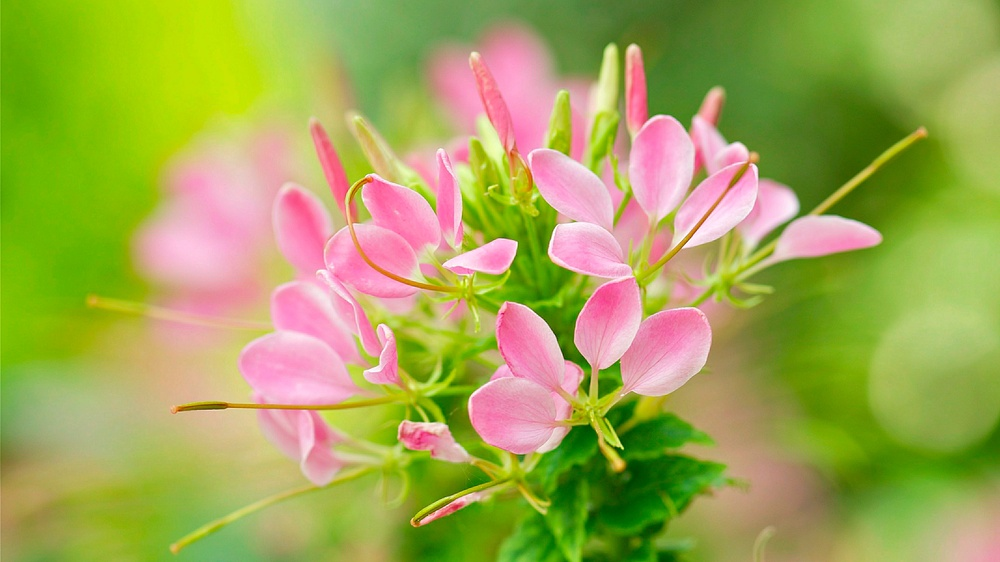
#> input picture Assignment/1810576130_Assignnment3/flower.jpeg, 1000 x 562 px, shrunk from 1920 x 1080 before the run
$ jupyter execute 'Convolution Filters.ipynb'
#> lines starting #> are read from the running program, lines starting #| are printed output that depends on the picture
[cell 1]
import numpy as np
import matplotlib.pyplot as plt
import cv2 as cv
img_path = './Assignment/1810576130_Assignnment3/flower.jpeg'
img = plt.imread(img_path)
#> img is the input picture: shape (562, 1000, 3); mean R, G, B 161.9, 167.8, 83.9
img = np.array(img)

def plot_img(x, y, pos, img, img_title):
    plt.subplot(x,y,pos)
    plt.title(img_title)
    plt.imshow(img,cmap='gray')

    # plt.subplot(x,y,pos+1)
    # plt.title('RGB Histogram')
    # plt.hist(img.ravel(),256,[0,256])


def main():
    x, y = 3, 2
    pos, channel = 1, 0

    #define six kernal
    Vertical_kernel = np.array([[0,1,0],[1,-4,1],[0,1,0]]) #kernal size 3x3
    Sobel_vertical_kernel = np.array([[-1,0,1],[-2,0,2],[-1,0,1]]) #kernal size 3x3

    #Neighborhood Processing
    '''	Convert the RGB image into grayscale and binary image.	'''
    grayscale = cv.cvtColor(img, cv.COLOR_RGB2GRAY)
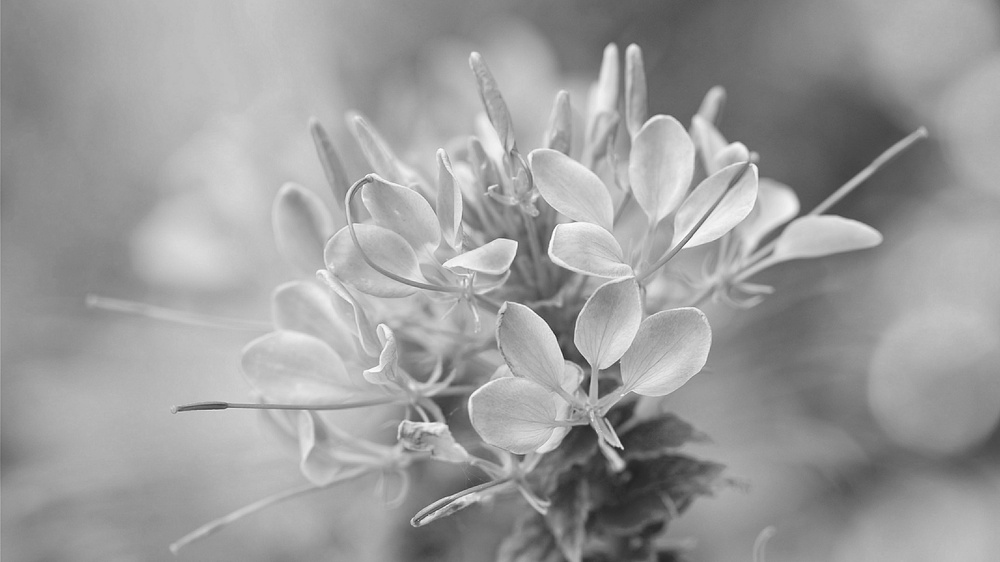
#> grayscale: shape (562, 1000); min 35, max 254, mean 156.4
    Vertical_kernel_output = cv.filter2D(grayscale, -1, Vertical_kernel)
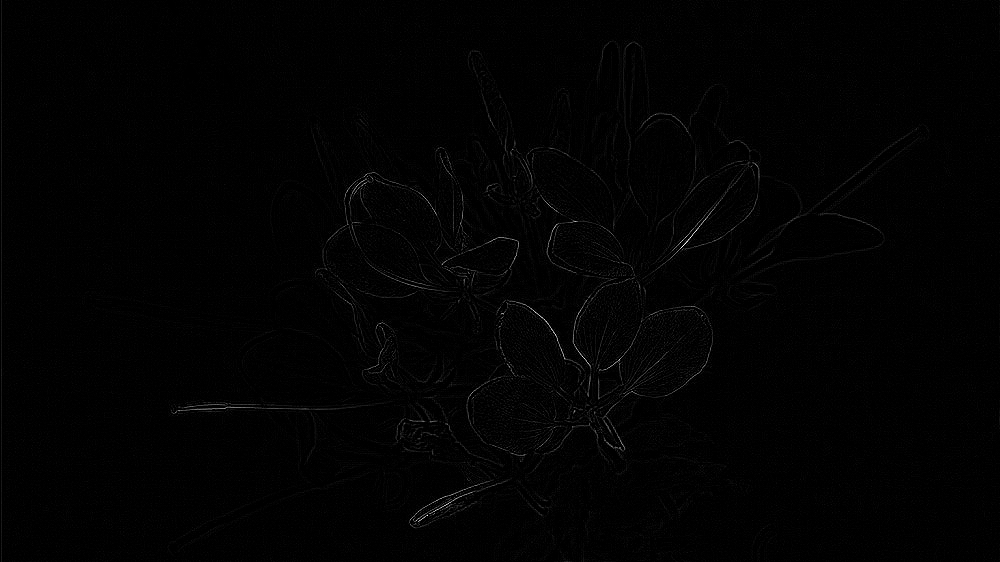
#> Vertical_kernel_output: shape (562, 1000); min 0, max 255, mean 2.2
    Sobel_kernel_output = cv.filter2D(grayscale, -1, Sobel_vertical_kernel)
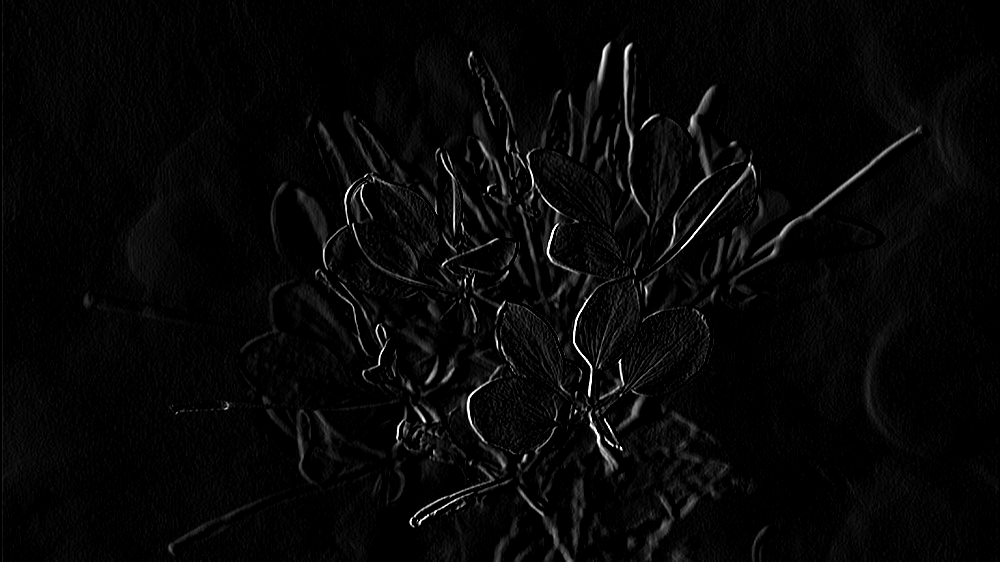
#> Sobel_kernel_output: shape (562, 1000); min 0, max 255, mean 6.9

    plot_img(x,y,pos,img,"RGB Color Image")
    plot_img(x,y,pos+1,grayscale,"Gray Scale Image")
    plot_img(x,y,pos+2,Vertical_kernel_output,"Laplacian Kernel Effect output")
    plot_img(x,y,pos+3,Sobel_kernel_output,"Sobel_vertical_kernel output")

    plt.subplots_adjust(left=0.1,
                    bottom=0.01,
                    right=1,
                    top=0.95,
                    wspace=0.0,
                    hspace=0.7)

    plt.savefig("convolution filters.jpeg")
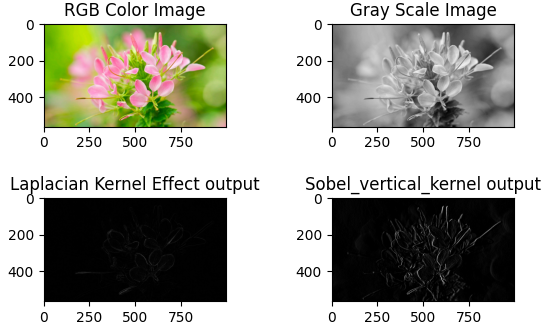
#> figure drawn by matplotlib, 4 panels


if __name__ == '__main__':
    main()
